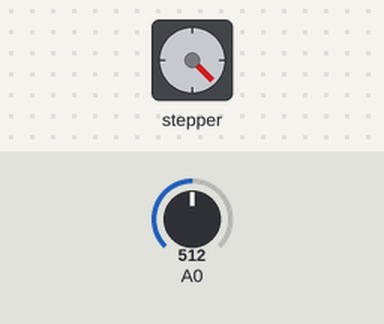
A sketch run on a simulated Arduino Uno, built with avr-gcc and run on an emulated ATmega328P. Shown: stepper motor. Wiring (inferred from the names in the program): stepper motor driver (200 steps per turn assumed): step pin 3; direction pin 2. The test bench sets the inputs (shaded band); at power-on: A0 = 512.

Above: at 2.4 s.
2.5 s: A0 set to 716
At 4.1 s:
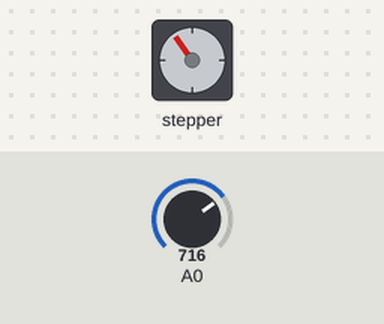
4.6 s: A0 set to 900
At 5.7 s:
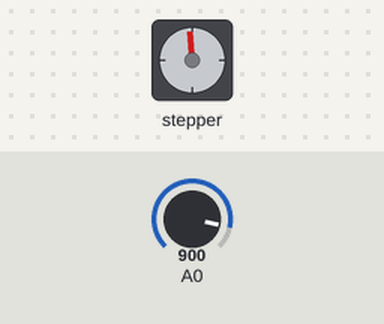
6.6 s: A0 set to 1023
At 7.4 s:
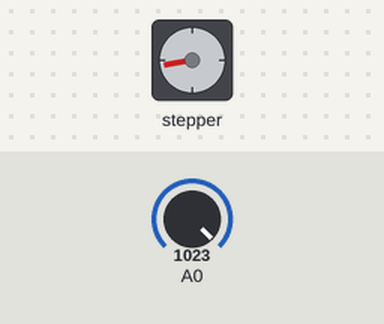
8.4 s: A0 set to 306
At 11.9 s:
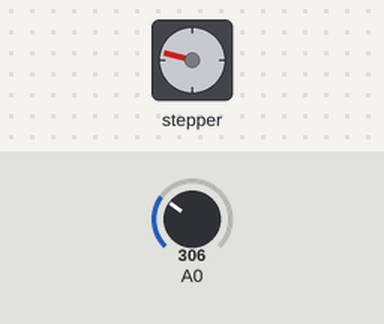
Timing chart, 0 to 12.4 s (numbered marks = the images above; inputs shaded):
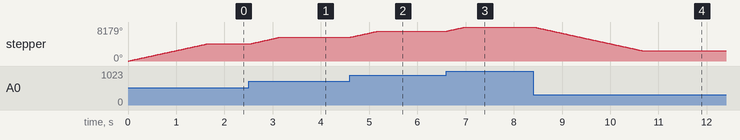

The sketch:

KnobToStepperMotor.ino
```cpp
// KnobToStepper.ino : demonstrate operation of a stepper motor driver and mapping an analog input to a position output

// Define the pin numbers on which the outputs are generated.
#define DIR_PIN 2     // The direction pin controls the direction of stepper motor rotation.
#define STEP_PIN 3    // Each pulse on the STEP pin moves the stepper motor one angular unit.

/****************************************************************/
// This function is called once after reset to initialize the program.
void setup()
{
  // Initialize the digital output pins to output drive mode.
  pinMode(DIR_PIN, OUTPUT);
  pinMode(STEP_PIN, OUTPUT);
}
/****************************************************************/
// Global variables.
int previous = 0;     // the previous analog input value

/****************************************************************/
// This function executes a stepper motor motion for a given distance and speed.
// It does not return until the motion is complete, e.g. it 'blocks' for the
// duration.
//   dist  is the angular displacement in arbitrary units (negative for reverse movement)
//   speed is a number from .01 -> 1, with 1 being fastest.

void rotate(float dist, float speed)
{
  // Configure the direction pin on the stepper motor driver based on the sign
  // of the displacement.
  int dir = (dist > 0)? HIGH:LOW;
  digitalWrite(DIR_PIN,dir);

  // Compute an integer number of step cycles to perform using the absolute
  // value of the displacment and arbitrary scaling.
  int steps = abs(dist)*(1/0.225);

  // Compute a delay time in microseconds controlling the duration of each half
  // of the step cycle.
  float usDelay = (1/speed) * 70;

  // Loop for the given number of step cycles, producing a square wave step
  // command for the stepper motor driver.
  for(int i = 0; i < steps; i++) {
    digitalWrite(STEP_PIN, HIGH);
    delayMicroseconds(usDelay);

    digitalWrite(STEP_PIN, LOW);
    delayMicroseconds(usDelay);
  }
}

/****************************************************************/
// This function is called repeatedly as fast as possible from within the
// built-in library to poll program events.

void loop()
{

  // read the current value of the potentiometer input from analog input 0
  int val = analogRead(0);

  // compute the displacement from the previous reading and execute a
  // proportional angular motor move at a specified speed
  rotate( val - previous, 0.2 );

  // save the last potentiometer value for the next displacement calculation
  previous = val;
}

/****************************************************************/
```

Measured:
- after the input at 2.5 s, stepper: turns 1630° clockwise in 0.65 s, starting at once
- after the input at 4.6 s, stepper: turns 1471° clockwise in 0.58 s, starting at once
- after the input at 6.6 s, stepper: turns 983° clockwise in 0.39 s, starting at once
- after the input at 8.4 s, stepper: turns 5735° counter-clockwise in 2.3 s, starting at once
- by itself, stepper: turns 4095° clockwise in 1.6 s
